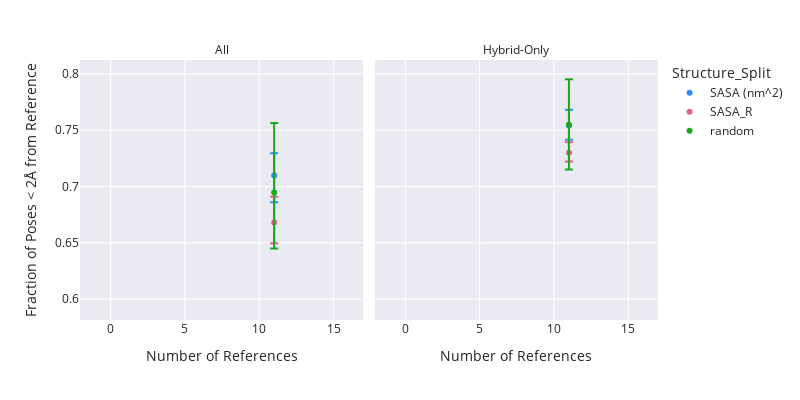

Here is the notebook cell this chart was saved with:
### Code cell
fig = scatter_wrapper(aggregated, 
                      dict(
                          y="Fraction", color="Structure_Split", facet_col="Version",
                          color_discrete_sequence=px.colors.qualitative.Dark24,
                          error_y="Max", 
                          error_y_minus="Min",
                          template="seaborn",
                           **fraction_plot_kwargs,
                           x="Number of References", 
                          height=600,
                          width=800
                           # **single_plot_kwargs
                      ),
                     y_axis_title=frac_title,
                     x_axis_title="Number of References"
                     )
fig.for_each_yaxis(lambda y: y.update(title = ''))
fig.update_layout(yaxis1=dict(title=frac_title), height=400, width=800)
fig.show()
fig.write_image("20231101_sasa_comparison.png")

### Figure 1 — Plotly figure (JSON) as saved in the notebook; plotly's stock layout.template omitted (floating-point values rounded to 4 significant figures; data arrays with more than 128 entries replaced by an {"elided": "..."} marker saying what was removed)
{"data": [{"customdata": {"elided": "22x6 mixed values"}, "error_y": {"array": [0, 0.01976, 0.0214, 0.02039, 0.02647, 0.02708, 0.02316, 0.0285, 0.02442, 0.02471, 0.01652, 0.01918, 0.01758, 0.02133, 0.01746, 0.01734, 0.01928, 0.01691, 0.02582, 0.01959, 0.01667, 0.0215], "arrayminus": [0, 0.02372, 0.02944, 0.02563, 0.0315, 0.02147, 0.02285, 0.02947, 0.02643, 0.02614, 0.01983, 0.0243, 0.01623, 0.02239, 0.01889, 0.01901, 0.01454, 0.01944, 0.02019, 0.01676, 0.01715, 0.01969]}, "hovertemplate": "Structure_Split=%{customdata[1]}<br>Version=%{customdata[0]}<br>Number of References=%{x}<br>Fraction=%{y}<br>Split_Value_min=%{customdata[2]}<br>Split_Value_max=%{customdata[3]}<br>Max=%{customdata[4]}<br>Min=%{customdata[5]}<extra></extra>", "legendgroup": "SASA (nm^2)", "marker": {"color": "#2E91E5", "symbol": "circle"}, "mode": "markers", "name": "SASA (nm^2)", "orientation": "v", "showlegend": true, "type": "scatter", "x": [1, 11, 21, 31, 41, 51, 61, 71, 81, 91, 101, 111, 121, 131, 141, 151, 161, 171, 181, 191, 201, 211], "xaxis": "x", "y": [0.1111, 0.7097, 0.7274, 0.7236, 0.7368, 0.7339, 0.7427, 0.7589, 0.7656, 0.7991, 0.7854, 0.8021, 0.8133, 0.817, 0.8112, 0.8184, 0.8213, 0.8237, 0.8221, 0.8332, 0.8384, 0.8481], "yaxis": "y"}, {"customdata": {"elided": "22x6 mixed values"}, "error_y": {"array": [0, 0.01396, 0.009952, 0.01884, 0.01343, 0.01628, 0.0143, 0.007391, 0.007874, 0.01159, 0.013, 0.01225, 0.01101, 0.008309, 0.009758, 0.009469, 0.008986, 0.01031, 0.0108, 0.008357, 0.00971, 0.009517], "arrayminus": [0, 0.01273, 0.0142, 0.01498, 0.01809, 0.01754, 0.01952, 0.01193, 0.01145, 0.01256, 0.01599, 0.01215, 0.01314, 0.01101, 0.0144, 0.009855, 0.01034, 0.01155, 0.0136, 0.008671, 0.009614, 0.009807]}, "hovertemplate": "Structure_Split=%{customdata[1]}<br>Version=%{customdata[0]}<br>Number of References=%{x}<br>Fraction=%{y}<br>Split_Value_min=%{customdata[2]}<br>Split_Value_max=%{customdata[3]}<br>Max=%{customdata[4]}<br>Min=%{customdata[5]}<extra></extra>", "legendgroup": "SASA (nm^2)", "marker": {"color": "#2E91E5", "symbol": "circle"}, "mode": "markers", "name": "SASA (nm^2)", "orientation": "v", "showlegend": false, "type": "scatter", "x": [1, 11, 21, 31, 41, 51, 61, 71, 81, 91, 101, 111, 121, 131, 141, 151, 161, 171, 181, 191, 201, 211], "xaxis": "x2", "y": [0.08213, 0.7542, 0.8161, 0.8314, 0.8465, 0.8629, 0.8601, 0.8718, 0.8665, 0.8531, 0.8517, 0.8599, 0.8634, 0.8709, 0.8888, 0.8891, 0.8896, 0.8956, 0.9096, 0.9095, 0.913, 0.9132], "yaxis": "y2"}, {"customdata": {"elided": "22x6 mixed values"}, "error_y": {"array": [0, 0.0229, 0.02742, 0.01749, 0.01783, 0.02155, 0.01763, 0.01959, 0.01911, 0.01807, 0.01628, 0.02628, 0.01993, 0.02329, 0.01594, 0.02099, 0.01633, 0.02193, 0.01691, 0.01932, 0.01964, 0.01918], "arrayminus": [0, 0.01829, 0.02343, 0.01886, 0.02082, 0.02447, 0.02101, 0.02159, 0.01978, 0.02058, 0.02007, 0.01973, 0.01643, 0.02502, 0.01558, 0.0179, 0.01266, 0.01925, 0.01691, 0.01449, 0.01671, 0.02913]}, "hovertemplate": "Structure_Split=%{customdata[1]}<br>Version=%{customdata[0]}<br>Number of References=%{x}<br>Fraction=%{y}<br>Split_Value_min=%{customdata[2]}<br>Split_Value_max=%{customdata[3]}<br>Max=%{customdata[4]}<br>Min=%{customdata[5]}<extra></extra>", "legendgroup": "SASA_R", "marker": {"color": "#E15F99", "symbol": "circle"}, "mode": "markers", "name": "SASA_R", "orientation": "v", "showlegend": true, "type": "scatter", "x": [1, 11, 21, 31, 41, 51, 61, 71, 81, 91, 101, 111, 121, 131, 141, 151, 161, 171, 181, 191, 201, 211], "xaxis": "x", "y": [0.3623, 0.6679, 0.7094, 0.7361, 0.7551, 0.7659, 0.7795, 0.7897, 0.7757, 0.779, 0.7857, 0.7805, 0.7894, 0.798, 0.8005, 0.8125, 0.8146, 0.8138, 0.8237, 0.8309, 0.8476, 0.8456], "yaxis": "y"}, {"customdata": {"elided": "22x6 mixed values"}, "error_y": {"array": [0, 0.009275, 0.01229, 0.0144, 0.012, 0.01193, 0.01169, 0.01258, 0.01283, 0.01396, 0.01031, 0.01174, 0.01391, 0.008792, 0.01251, 0.00971, 0.01077, 0.008889, 0.01, 0.009952, 0.009082, 0.008454], "arrayminus": [0, 0.007754, 0.0121, 0.01459, 0.009855, 0.01476, 0.007633, 0.01411, 0.01386, 0.01273, 0.01155, 0.01242, 0.01278, 0.01536, 0.01164, 0.009614, 0.01338, 0.01043, 0.009324, 0.009372, 0.01024, 0.006039]}, "hovertemplate": "Structure_Split=%{customdata[1]}<br>Version=%{customdata[0]}<br>Number of References=%{x}<br>Fraction=%{y}<br>Split_Value_min=%{customdata[2]}<br>Split_Value_max=%{customdata[3]}<br>Max=%{customdata[4]}<br>Min=%{customdata[5]}<extra></extra>", "legendgroup": "SASA_R", "marker": {"color": "#E15F99", "symbol": "circle"}, "mode": "markers", "name": "SASA_R", "orientation": "v", "showlegend": false, "type": "scatter", "x": [1, 11, 21, 31, 41, 51, 61, 71, 81, 91, 101, 111, 121, 131, 141, 151, 161, 171, 181, 191, 201, 211], "xaxis": "x2", "y": [0.3285, 0.7299, 0.8115, 0.831, 0.8456, 0.8576, 0.8675, 0.8692, 0.8689, 0.8798, 0.8908, 0.8868, 0.8895, 0.8946, 0.8957, 0.8985, 0.9023, 0.9138, 0.9127, 0.9128, 0.9136, 0.9143], "yaxis": "y2"}, {"customdata": {"elided": "22x6 mixed values"}, "error_y": {"array": [0.0549, 0.06152, 0.04464, 0.05915, 0.0529, 0.04761, 0.04638, 0.04519, 0.03829, 0.02638, 0.03256, 0.02899, 0.02725, 0.03556, 0.03002, 0.02838, 0.02432, 0.02391, 0.02203, 0.02087, 0.0171, 0.01942], "arrayminus": [0.06382, 0.04983, 0.04715, 0.04, 0.04167, 0.04188, 0.04312, 0.042, 0.03925, 0.03413, 0.03302, 0.03382, 0.03072, 0.03208, 0.03302, 0.02754, 0.03618, 0.02693, 0.02145, 0.02261, 0.01925, 0.02406]}, "hovertemplate": "Structure_Split=%{customdata[1]}<br>Version=%{customdata[0]}<br>Number of References=%{x}<br>Fraction=%{y}<br>Split_Value_min=%{customdata[2]}<br>Split_Value_max=%{customdata[3]}<br>Max=%{customdata[4]}<br>Min=%{customdata[5]}<extra></extra>", "legendgroup": "random", "marker": {"color": "#1CA71C", "symbol": "circle"}, "mode": "markers", "name": "random", "orientation": "v", "showlegend": true, "type": "scatter", "x": [1, 11, 21, 31, 41, 51, 61, 71, 81, 91, 101, 111, 121, 131, 141, 151, 161, 171, 181, 191, 201, 211], "xaxis": "x", "y": [0.4356, 0.6946, 0.7235, 0.7357, 0.7493, 0.7617, 0.7749, 0.7834, 0.7903, 0.7997, 0.8034, 0.8116, 0.8182, 0.8195, 0.8228, 0.8292, 0.8333, 0.836, 0.8379, 0.839, 0.8428, 0.8453], "yaxis": "y"}, {"customdata": {"elided": "22x6 mixed values"}, "error_y": {"array": [0.05816, 0.04041, 0.03572, 0.02913, 0.02659, 0.02857, 0.02464, 0.02754, 0.02966, 0.02164, 0.02452, 0.02304, 0.02676, 0.02519, 0.02063, 0.02094, 0.01425, 0.01333, 0.01507, 0.009372, 0.01121, 0.01135], "arrayminus": [0.04812, 0.03966, 0.03698, 0.03367, 0.02908, 0.02964, 0.03333, 0.03043, 0.03085, 0.02667, 0.02633, 0.02043, 0.02408, 0.02082, 0.02056, 0.01541, 0.01957, 0.01565, 0.01391, 0.009952, 0.01295, 0.0128]}, "hovertemplate": "Structure_Split=%{customdata[1]}<br>Version=%{customdata[0]}<br>Number of References=%{x}<br>Fraction=%{y}<br>Split_Value_min=%{customdata[2]}<br>Split_Value_max=%{customdata[3]}<br>Max=%{customdata[4]}<br>Min=%{customdata[5]}<extra></extra>", "legendgroup": "random", "marker": {"color": "#1CA71C", "symbol": "circle"}, "mode": "markers", "name": "random", "orientation": "v", "showlegend": false, "type": "scatter", "x": [1, 11, 21, 31, 41, 51, 61, 71, 81, 91, 101, 111, 121, 131, 141, 151, 161, 171, 181, 191, 201, 211], "xaxis": "x2", "y": [0.3718, 0.7546, 0.8074, 0.8308, 0.8455, 0.8532, 0.8643, 0.871, 0.8786, 0.8817, 0.8862, 0.89, 0.8911, 0.8952, 0.8972, 0.8995, 0.9036, 0.9045, 0.9076, 0.9085, 0.9115, 0.9114], "yaxis": "y2"}], "layout": {"annotations": [{"font": {}, "showarrow": false, "text": "All", "x": 0.245, "xanchor": "center", "xref": "paper", "y": 1, "yanchor": "bottom", "yref": "paper"}, {"font": {}, "showarrow": false, "text": "Hybrid-Only", "x": 0.755, "xanchor": "center", "xref": "paper", "y": 1, "yanchor": "bottom", "yref": "paper"}], "height": 400, "legend": {"title": {"text": "Structure_Split"}, "tracegroupgap": 0}, "margin": {"t": 60}, "width": 800, "xaxis": {"anchor": "y", "autorange": false, "domain": [0, 0.49], "range": [-2.058, 16.99], "title": {"text": "Number of References"}, "type": "linear"}, "xaxis2": {"anchor": "y2", "autorange": false, "domain": [0.51, 1], "matches": "x", "range": [-2.058, 16.99], "title": {"text": "Number of References"}, "type": "linear"}, "yaxis": {"anchor": "x", "autorange": false, "domain": [0, 1], "range": [0.5814, 0.8122], "title": {"text": "Fraction of Poses < 2Å from Reference"}, "type": "linear"}, "yaxis2": {"anchor": "x2", "autorange": false, "domain": [0, 1], "matches": "y", "range": [0.5814, 0.8122], "showticklabels": false, "title": {"text": ""}, "type": "linear"}}}
